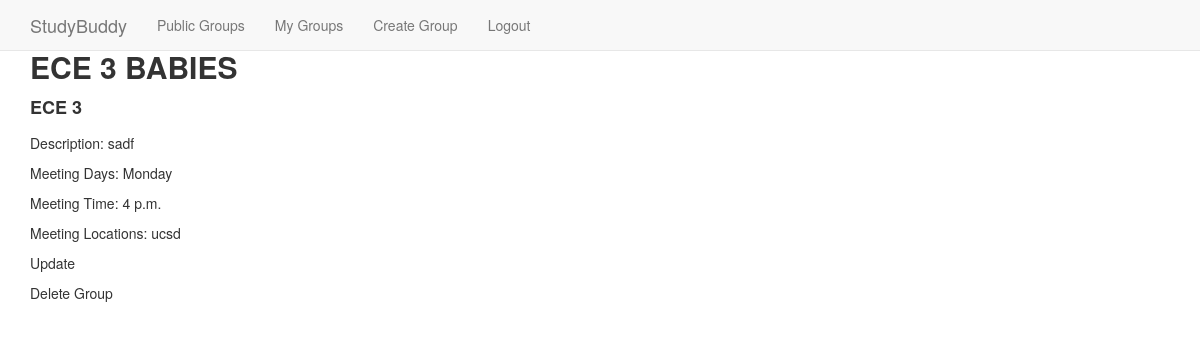
The app's page /sb/group/5/ (signed in) with its own data.
### studybuddy/models.py (models this page shows, shortened)
class StudyGroup(models.Model):
    name = models.CharField(max_length=100)
    course = models.CharField(max_length=100)
    description = models.TextField(max_length=1000, default="")
    members = models.ManyToManyField(Student , help_text="Select the Students that are a part of this StudyGroup")
    meeting_days = models.CharField(max_length=9, default='Monday', choices=DAY_OF_THE_WEEK_2)
    meeting_time = models.TimeField(default=datetime.time(16, 00))
    meeting_location = models.CharField(max_length=100, default="")
    class Meta:
    	ordering = ["name"]
    """
    def get_absolute_url(self):
        # Returns the url to access a particular instance of MyModelName
		return reverse('model-detail-view', args=[str(self.id)])
    """

### studybuddy/views.py (the view)
# urls.py: url(r'^group/(?P<pk>[0-9]+)/$', views.group, name='group'),
@login_required(login_url='/login/')
def group(request, pk):
	studygroup = StudyGroup.objects.get(pk=pk)
	return render(
        request,
        'studybuddy/group.html',
        context={'studygroup':studygroup},
	)

### studybuddy/templates/studybuddy/group.html
{% extends "studybuddy/base_generic.html" %}
{% block content %}
	<div class="content-after-login">
		<div class="container">
		 	<h2>{{studygroup.name}}</h2>
	 		<h4 class="studygroup-course">{{studygroup.course}}</h4>
			<p class="studygroup-decsription">Description: {{studygroup.description}}</p>
			<p class="studygroup-days">
			Meeting Days: {{studygroup.meeting_days}}</p>
			<p class="studygroup-time">Meeting Time: {{studygroup.meeting_time}}</p>
			<p class="studygroup-location">Meeting Locations: {{studygroup.meeting_location}}</p>
			<p> <a href="{% url 'updategroup_am' studygroup.id %}"> Update </a>	</p>
			<p> <a href="{% url 'updategroup_delete' studygroup.id %}">  Delete Group </a></p>
		</div>
	</div>
{% endblock %}

### studybuddy/static/css/styles.css (style rules this page uses)
.content-after-login { margin-top: 50px; padding-bottom: 50px; list-style: none; }
h1, h2, h3, h4, h5, h6 { margin: 0 0 15px; font-weight: 700; }
html, body { height: 100% }
a { -moz-transition: 0.3s; -o-transition: 0.3s; -webkit-transition: 0.3s; transition: 0.3s; color: #333; }

### records on screen
StudyGroup: name "ECE 3 BABIES", course "ECE 3", description "sadf", meeting_days "Monday", meeting_time "4 p.m.", meeting_location "ucsd"
